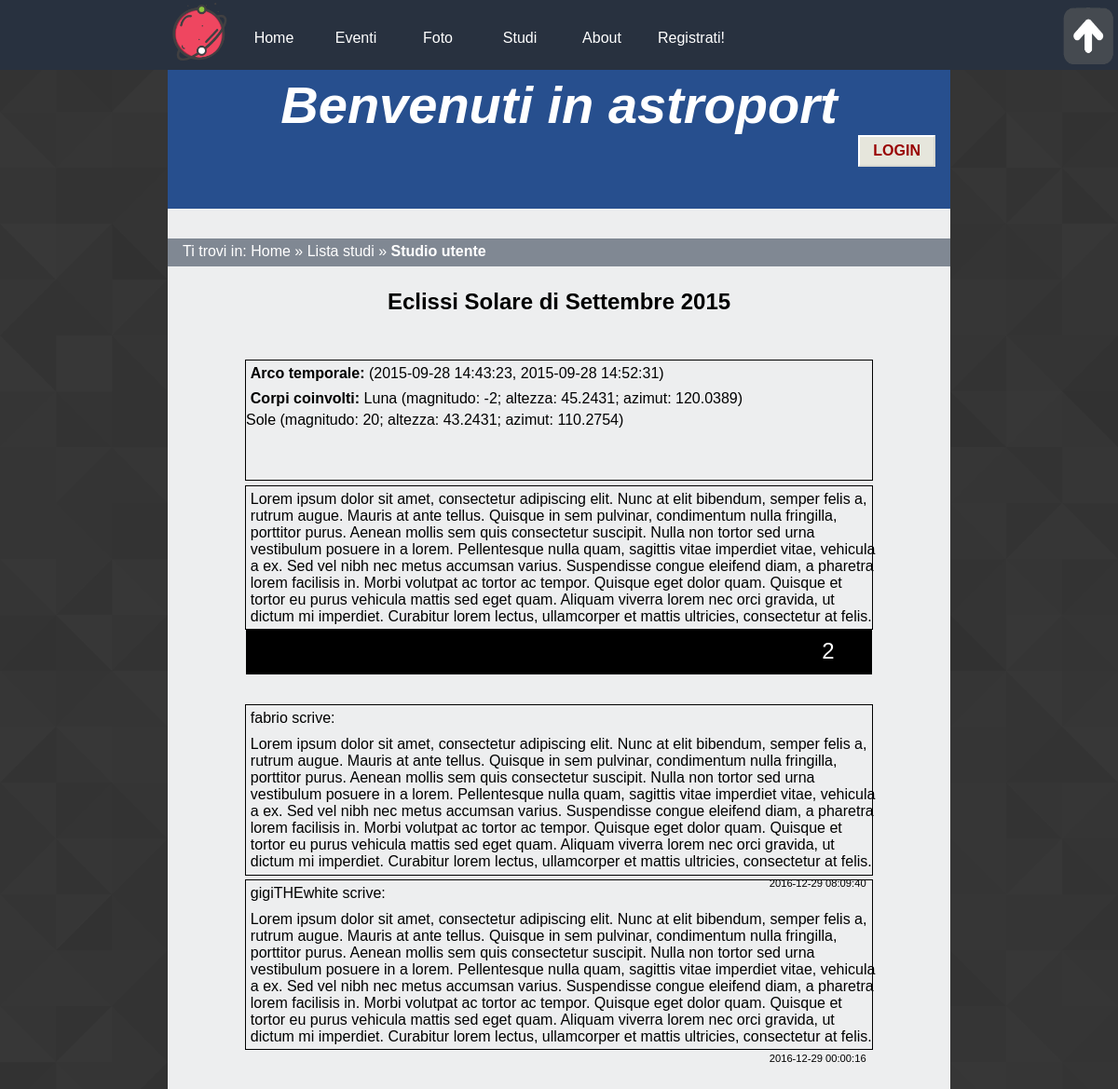
The page /studioutente.php?idst=5 on the database its author committed.
### tables this page shows
CREATE TABLE `studia` (
  `idstudio` int(11) NOT NULL,
  `astrofilo` varchar(40) NOT NULL,
  `titolo` varchar(120) DEFAULT NULL,
  `evento` varchar(40) NOT NULL,
  `appunti` varchar(10000) DEFAULT NULL,
  `inizio` datetime NOT NULL,
  `fine` datetime NOT NULL,
  `datainserimento` datetime NOT NULL
);

CREATE TABLE `coinvolto` (
  `id` int(11) NOT NULL,
  `corpo` varchar(40) NOT NULL,
  `evento` varchar(40) NOT NULL,
  `magnitudo` int(11) DEFAULT NULL,
  `altezza` decimal(7,4) DEFAULT NULL,
  `azimut` decimal(7,4) DEFAULT NULL
);

CREATE TABLE `commentastudio` (
  `id` int(11) NOT NULL,
  `astrofilo` varchar(40) NOT NULL,
  `commento` text NOT NULL,
  `studio` int(11) NOT NULL,
  `datainserimento` datetime NOT NULL
);

CREATE TABLE `astrofilo` (
  `mail` varchar(40) NOT NULL,
  `nome` varchar(20) DEFAULT NULL,
  `cognome` varchar(20) DEFAULT NULL,
  `username` varchar(20) NOT NULL,
  `password` varchar(32) NOT NULL,
  `imgprofilo` blob
);

### backend/connessione.php (called while the page is built, shortened)
<?php
   $errore_DB=FALSE;
?>

### studioutente.php (the view, shortened to what this page needs)
<?php
$idst=$_REQUEST['idst'];
    include "backend/connessione.php";
    echo file_get_contents("parti/studioutente0.html");
    if(!isset($_SESSION['usermail'])) {
      echo file_get_contents("parti/headernonloggato.html");
    }else{
      echo file_get_contents("parti/headerloggato.html");
      $usr=$_SESSION['usermail'];
    }
    echo '<div id="breadcrumb">
        <p>Ti trovi in: <span xml:lang="en"><a href="index.php">Home</a></span> &raquo; <a href="listastudi.php">Lista studi</a> &raquo; <strong>Studio utente</strong></p>
    </div>';
   if($errore_DB==FALSE){
    $data_studio= "SELECT studia.*,astrofilo.username,astrofilo.imgprofilo
                  FROM studia JOIN astrofilo ON studia.astrofilo=astrofilo.mail
                  WHERE studia.idstudio='$idst'";
    if(!$result=$connessione->query($data_studio)){
      echo "Errore della query: ".$connessione->error.".";
    }else{
      if($result->num_rows > 0){
          $row=mysqli_fetch_array($result);
          $tecn_data_query="SELECT * FROM coinvolto WHERE id='$idst'";
          echo '<h2>'.$row['titolo'].'</h2><div class="list_element">
            <div class="element_content" > <p><strong>Arco temporale:</strong> ('.$row['inizio'].', '.$row['fine'].') </p>';
          if(!$tecn_data_studio=$connessione->query($tecn_data_query))
              echo '<p>Abbiamo riscontrato dei problemi nel visualizzare lo studio.</p>';
          else{
              echo '<p><strong>Corpi coinvolti:</strong> ';
            while($tecn_row=$tecn_data_studio->fetch_array(MYSQLI_ASSOC)){
              echo ' '.$tecn_row['corpo'].' (magnitudo: '.$tecn_row['magnitudo'].'; altezza: '.$tecn_row['altezza'].';
              azimut: '.$tecn_row['azimut'].')</p>';
            }
          }
          echo '</div></div>';
          echo '<div class="big_list_element">
                <p>'.$row['appunti'].'</p> </div>';
          $rank_query="SELECT SUM(voto) AS rank FROM giudicastudio WHERE studio=".$row['idstudio'];
          $rank_studio=$connessione->query($rank_query);
          $rank_row=mysqli_fetch_array($rank_studio);
    	echo '<div id="rank">';
    	echo '<p id="rank_txt">'.$rank_row['rank'].'</p></div>';
          $commenti_studio_query= "SELECT astrofilo.username,astrofilo.imgprofilo,commentastudio.commento,commentastudio.datainserimento
                                  FROM commentastudio JOIN astrofilo ON commentastudio.astrofilo=astrofilo.mail
                                  WHERE commentastudio.studio='$idst'
                                  ORDER BY commentastudio.datainserimento DESC";
         if(!$commenti_studio=$connessione->query($commenti_studio_query))
           echo "Errore della query: ".$connessione->error.".";
         else{
           while($commenti_row=$commenti_studio->fetch_array(MYSQLI_ASSOC)){
             echo '<div class="big_list_element">
                   <p> '.$commenti_row['username'].' scrive:</p><p> '.$commenti_row['commento'].' <span id="data_ora">'.$commenti_row['datainserimento'].' </span></p></div>';
           }
          }
        }else echo '<p><strong>Lo studio che cerchi non esiste. </strong><a href="listastudi.php">Torna alla lista degli studi</a></p>';
      }
  	}else echo $msg_errore_DB;
    echo '</div>';
      echo file_get_contents("parti/studioutente1.html");
?>

### style/desktop_style.css (style rules this page uses)
* { padding: 0em; margin: 0em; }
html { height:100%; min-height: 100%; }
@media screen and (min-width: 921px) { body { font-family: Verdana, Helvetica, Georgia, sans-serif; max-width: 70%; min-width: 46.875em; margin-left: auto; margin-right: auto; height:100%; min-height: 100%; color: #000000; background-image: url("images/as.png"); } }
@media screen and (min-width: 921px) { a img { border:0; } }
@media screen and (min-width: 921px) { #home_m { display: none; } }
@media screen and (min-width: 921px) { #content { background-color: #edeeef; min-height:100%; padding-bottom: 10em; } }
@media screen and (min-width: 921px) { #logo_home { float: left; width: 4.375em; height: 4.375em; margin-left: 15%; } }
@media screen and (min-width: 921px) { #content_menu { width: 70%; } }
@media screen and (min-width: 921px) { #menu { background-color: #28313f; position: fixed; left: 0; min-width: 46em; width: 100%; height: 4.6875em; z-index: 2; } }
@media screen and (min-width: 921px) { #content_menu { margin-left: 15%; } }
@media screen and (min-width: 921px) { #content_menu a { float: left; color: white; background-color: #28313f; padding: 1em; border: 0px solid black; height: 1.25em; width: 3.5em; text-align: center; text-decoration: none; display: inline-block; font-size: 1em; margin-top:1em; -ms-transition: 0.3s; -webkit-transition:0.3s; -moz-transition: 0.3s; transition: 0.3s; } }
@media screen and (min-width: 921px) { #tornasu { position: absolute; margin-top: 0.5em; right: 0; width: 4em; height: 4em; } }
@media screen and (min-width: 921px) { #header { background-color: #274f8e; clear: both; min-width: 46em; margin-left: auto; margin-right: auto; padding-top: 5em; height: 9em; } }
@media screen and (min-width: 921px) { #header h1 { font-size: 3.5em; } }
#header h1 { color: white; font-style: italic; text-align: center; }
#content h2 { text-align: center; margin-top: 1em; margin-bottom: 2em; }
#breadcrumb { background-color: #808893; width: 100%; margin-top: 2em; height: 1.875em; }
#content #breadcrumb p { width: 100%; color:white; margin-left: 0; margin-right: 0; padding-left: 1em; padding-top: 0.3em; }
#breadcrumb a { text-decoration: none; color: white; }
#button_reg, #log_b, #button_login button, #comment { background: #e6e6dc; font-size: 1em; color: #900; padding: 6px 14px; border-width: 2px; border-style: solid; border-color: #fff #d8d8d0 #d8d8d0 #fff; text-decoration: none; text-transform: uppercase; font-weight: bold; }
#button_login button { float: right; margin-right: 1em; margin-bottom: 2em; }
#rank { margin: auto; width: 80%; background-color: #000; height: 3em; margin-bottom: 2em; }
#content #rank_txt { font-size: 1.5em; width: 0; padding-top: 0.35em;; margin-right: 8%; float: right; color: white; }
#content p { padding-top: 1.5em; width:70%; margin-left: auto; margin-right: auto; }
#content .list_element { margin-top: 0.5em; width: 80%; height: 8em; border: 1px solid black; margin-left: auto; margin-right: auto; }
#data_ora { float: right; padding-top: 0.7em; padding-right: 1em; font-size: 0.7em; }
.element_content { height:7.5em; max-width:100%; }
#content .big_list_element { width: 80%; border: 1px solid black; margin-top: 0.3em; margin-left: auto; margin-right: auto; display: block; }
#content .element_content p, #content .big_list_element p { margin-top: 0.2em; padding-top: 0.1em; padding-left: 0.3em; padding-bottom: 0.3em; margin-left: 0; margin-right: 0; width:100%; }

### rows shown on the page
studia: titolo "Eclissi Solare di Settembre 2015", inizio "2015-09-28 14:43:23", fine "2015-09-28 14:52:31", appunti "Lorem ipsum dolor sit amet, consectetur adipiscing elit. Nunc at elit bibendum, semper felis a, rutrum augue. Mauris at ante tellus. Quisque in sem pulvinar, condimentum nulla fringilla, porttitor purus. Aenean mollis sem quis consectetur suscipit. Nulla non tortor sed urna vestibulum posuere in a lorem. Pellentesque nulla quam, sagittis vitae imperdiet vitae, vehicula a ex. Sed vel nibh nec metus accumsan varius. Suspendisse congue eleifend diam, a pharetra lorem facilisis in. Morbi volutpat ac tortor ac tempor. Quisque eget dolor quam. Quisque et tortor eu purus vehicula mattis sed eget quam. Aliquam viverra lorem nec orci gravida, ut dictum mi imperdiet. Curabitur lorem lectus,…"
coinvolto: corpo "Luna", magnitudo "-2", altezza "45.2431", azimut "120.0389"
coinvolto: corpo "Sole", magnitudo "20", altezza "43.2431", azimut "110.2754"
commentastudio: astrofilo.username "fabrio", commento "Lorem ipsum dolor sit amet, consectetur adipiscing elit. Nunc at elit bibendum, semper felis a, rutrum augue. Mauris at ante tellus. Quisque in sem pulvinar, condimentum nulla fringilla, porttitor purus. Aenean mollis sem quis consectetur suscipit. Nulla non tortor sed urna vestibulum posuere in a lorem. Pellentesque nulla quam, sagittis vitae imperdiet vitae, vehicula a ex. Sed vel nibh nec metus accumsan varius. Suspendisse congue eleifend diam, a pharetra lorem facilisis in. Morbi volutpat ac tortor ac tempor. Quisque eget dolor quam. Quisque et tortor eu purus vehicula mattis sed eget quam. Aliquam viverra lorem nec orci gravida, ut dictum mi imperdiet. Curabitur lorem lectus,…", datainserimento "2016-12-29 08:09:40"
commentastudio: astrofilo.username "gigiTHEwhite", commento "Lorem ipsum dolor sit amet, consectetur adipiscing elit. Nunc at elit bibendum, semper felis a, rutrum augue. Mauris at ante tellus. Quisque in sem pulvinar, condimentum nulla fringilla, porttitor purus. Aenean mollis sem quis consectetur suscipit. Nulla non tortor sed urna vestibulum posuere in a lorem. Pellentesque nulla quam, sagittis vitae imperdiet vitae, vehicula a ex. Sed vel nibh nec metus accumsan varius. Suspendisse congue eleifend diam, a pharetra lorem facilisis in. Morbi volutpat ac tortor ac tempor. Quisque eget dolor quam. Quisque et tortor eu purus vehicula mattis sed eget quam. Aliquam viverra lorem nec orci gravida, ut dictum mi imperdiet. Curabitur lorem lectus,…", datainserimento "2016-12-29 00:00:16"

### other values the page prints
file_get_contents("parti/studioutente0.html") "Home Eventi Foto Studi About Registrati! Benvenuti in astroport"
file_get_contents("parti/headernonloggato.html") "LOGIN"
$rank_row['rank'] "2"
